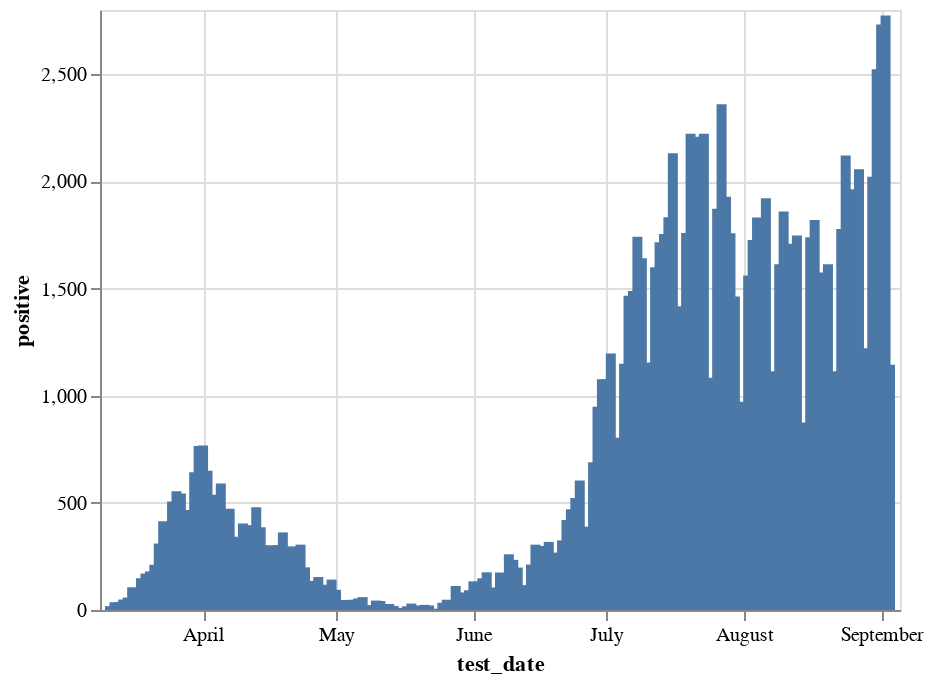

Source (notebook cell):
### Code cell
alt.Chart(pr.reset_index()).mark_bar().encode(
    x='test_date',
    y='positive',
    tooltip=['test_date', 'positive']
).interactive()

### Figure 1 — Vega-Lite specification as saved in the notebook (floating-point values rounded to 4 significant figures; data arrays with more than 128 entries replaced by an {"elided": "..."} marker saying what was removed)
{"config": {"view": {"continuousWidth": 400, "continuousHeight": 300}}, "data": {"name": "data-c6136300fdcaf38979d39f8ae59ae53e"}, "mark": "bar", "encoding": {"tooltip": [{"type": "temporal", "field": "test_date"}, {"type": "quantitative", "field": "positive"}], "x": {"type": "temporal", "field": "test_date"}, "y": {"type": "quantitative", "field": "positive"}}, "selection": {"selector019": {"type": "interval", "bind": "scales", "encodings": ["x", "y"]}}, "$schema": "https://vega.github.io/schema/vega-lite/v4.8.1.json", "datasets": {"data-c6136300fdcaf38979d39f8ae59ae53e": {"elided": "177 records"}}}
